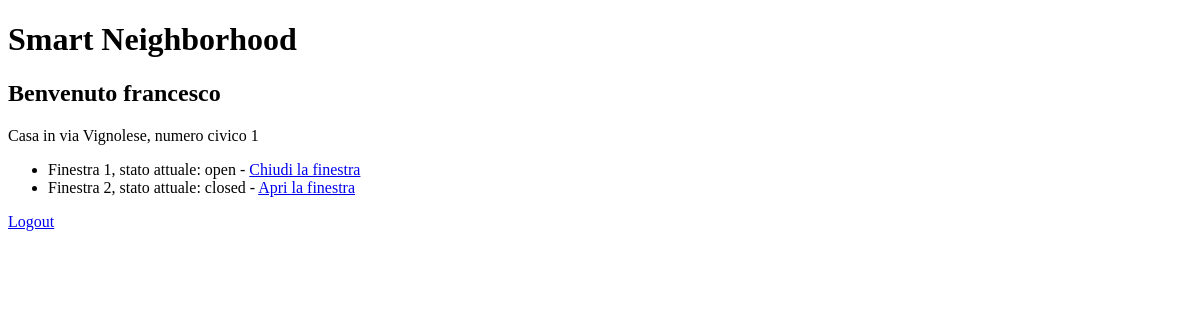
Before: /houses/ (signed in) with the older database file.
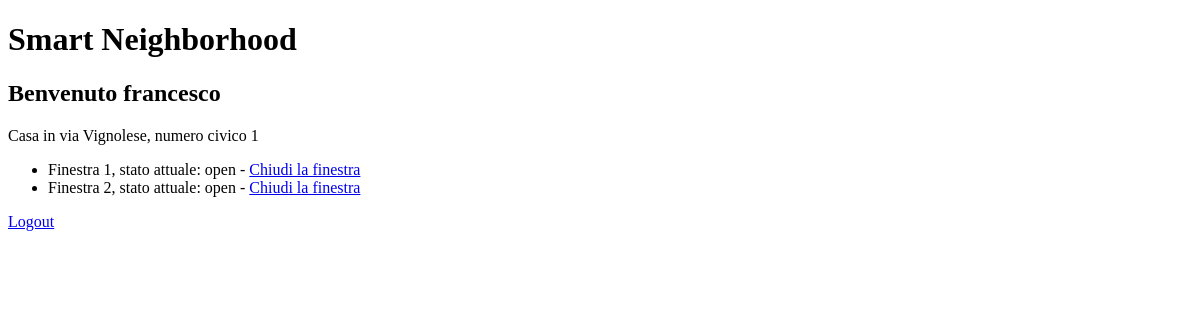
After: the same page with the newer database file.
### houses/models.py (models this page shows, shortened)
class Finestra(models.Model):
    casa = models.ForeignKey(Casa, on_delete=models.CASCADE)
    stato = models.CharField(max_length=10, choices=STATI_FINESTRE)
    descrizione = models.CharField(max_length=50)
    device_name = models.CharField(max_length=100, default="000")
    pin = models.CharField(max_length=10, default="A0")
    timeout = models.BooleanField(default=False)
    ultima_modifica = models.DateTimeField(blank=True)

### houses/views.py (the view)
# urls.py: path('', views.main_page, name="main_page"),
@csrf_exempt
@login_required
def main_page(request):
    case = Casa.objects.filter(proprietario=request.user)
    return render(request, "houses/main_page.html", {'request': request, 'case': case})

### houses/templates/houses/main_page.html (shortened to what this page needs)
{% extends "base.html" %}
{% block body %}
    <header>
        <h1>Smart Neighborhood</h1>
        <h2>Benvenuto {{request.user.username}}</h2>
    </header>
    <section>
        {% if case %}
            {% for casa in case %}
                <p>Casa in via {{casa.via}}, numero civico {{casa.numero_civico}}</p>
                <ul>
                    {% for finestra in casa.finestra_set.all %}
                    <li>
                        {{finestra.descrizione}}, stato attuale: {{finestra.stato}} - <a href="{% url 'houses:turn_on_timeout_change_state_web' finestra.id %}" >{% if finestra.stato == "open" %}Chiudi la finestra{% else %}Apri la finestra{% endif %}</a>
                    </li>
                    {% endfor %}
                </ul>
            {% endfor %}
        {% else %}
            <p>Non hai case. Contatta l'amministratore per aggiungerne.</p>
        {% endif %}
        <a href="{% url 'logout_page' %}" >Logout</a>
    </section>
{% endblock %}

Changed rows visible on the page:
changed Finestra "Finestra 2": stato "closed" → "open"; stato "Apri la finestra" → "Chiudi la finestra"
